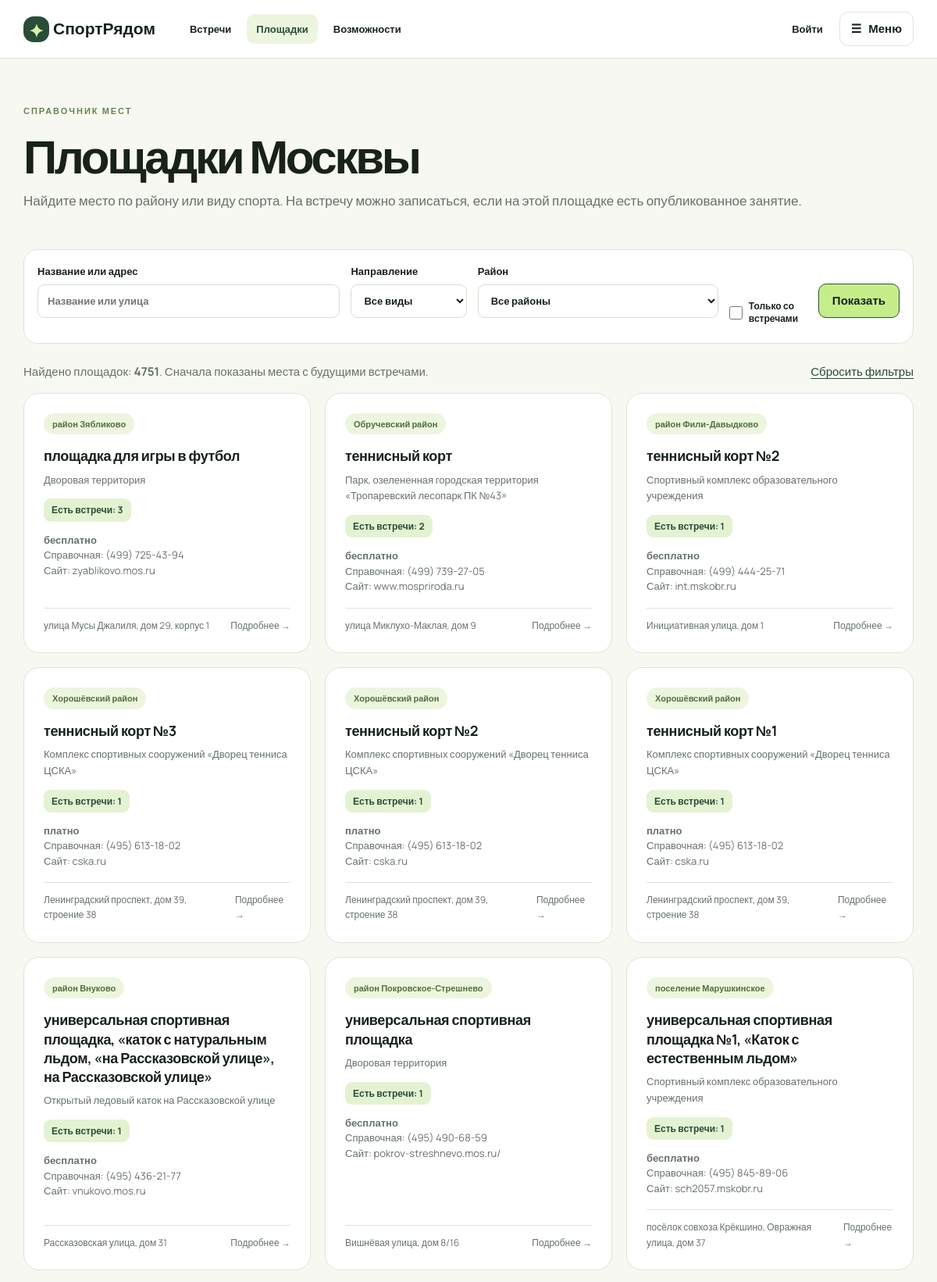
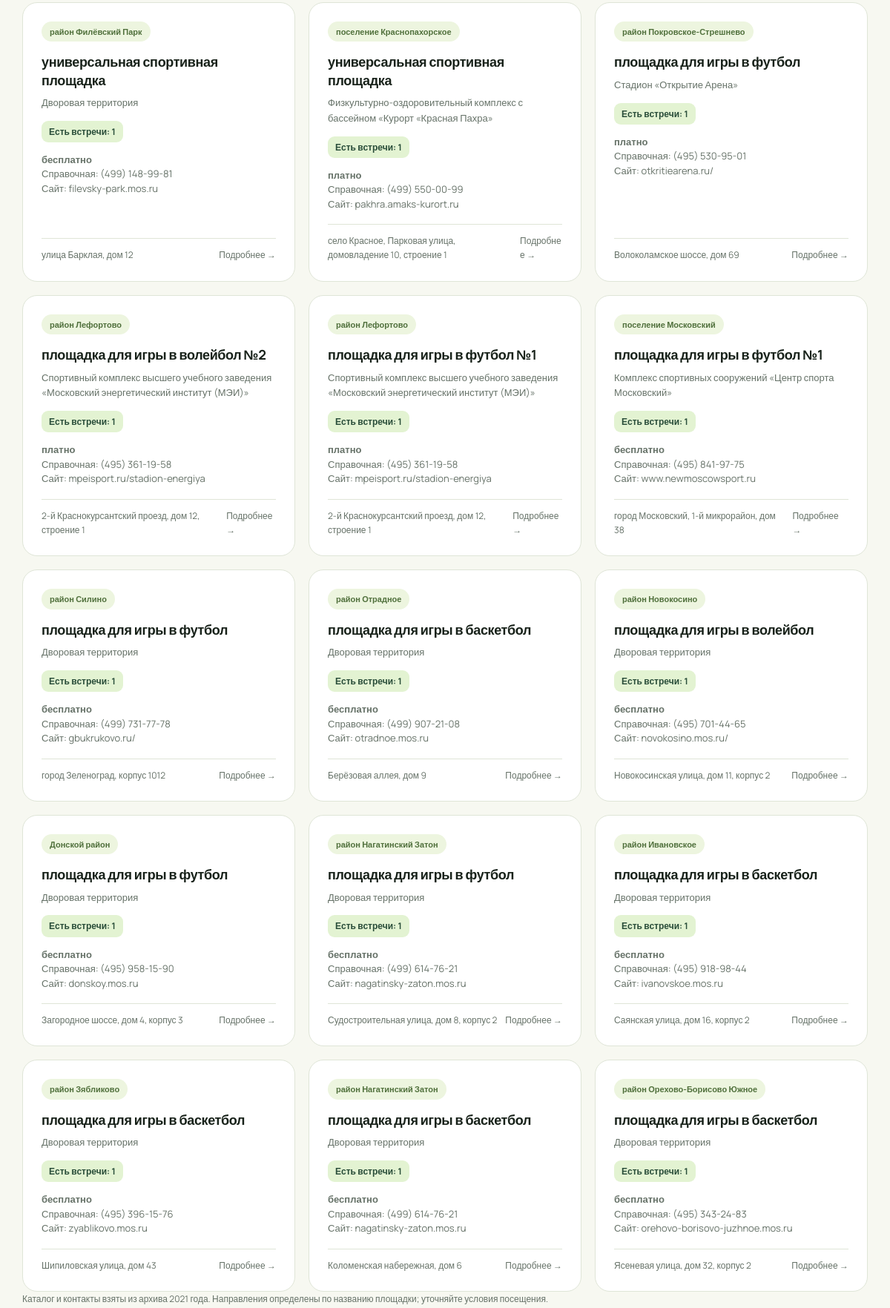
/venues (upper part), run on the app's committed database (2 pictures, top to bottom).
### tables this page shows
CREATE TABLE venues (
 id INTEGER PRIMARY KEY, source_id INTEGER NOT NULL UNIQUE,
 name TEXT NOT NULL, facility_name TEXT NOT NULL,
 area_id INTEGER NOT NULL REFERENCES areas(id), address TEXT NOT NULL,
 lat REAL NOT NULL CHECK(lat BETWEEN 54 AND 57),
 lon REAL NOT NULL CHECK(lon BETWEEN 36 AND 39),
 usage_period TEXT NOT NULL,
 paid TEXT NOT NULL, accessibility TEXT, public_status TEXT NOT NULL DEFAULT 'visible'
 CHECK(public_status IN ('visible','hidden')), admin_note TEXT NOT NULL DEFAULT ''
, verified_at TEXT, verified_by INTEGER REFERENCES users(id), paid_comment TEXT, website TEXT, phone TEXT);

CREATE TABLE areas (
 id INTEGER PRIMARY KEY, name TEXT NOT NULL UNIQUE
);

### app.py (the view)
    @app.get("/venues")
    def venues():
        page = max(1, min(request.args.get("page", 1, type=int), 200))
        q = request.args.get("q", "").strip()[:80]
        area = request.args.get("area", "").strip()[:80]
        sport_id = request.args.get("sport_id", type=int)
        with_events = request.args.get("with_events") == "1"
        now = datetime.now(MOSCOW).strftime("%Y-%m-%dT%H:%M")
        conditions = ["v.public_status='visible'"]
        values = []
        if q:
            conditions.append("(v.name LIKE ? OR v.address LIKE ? OR v.facility_name LIKE ?)")
            values.extend([f"%{q}%"] * 3)
        if area:
            conditions.append("a.name=?")
            values.append(area)
        if sport_id is not None:
            conditions.append("EXISTS (SELECT 1 FROM venue_sports vs WHERE vs.venue_id=v.id AND vs.sport_id=?)")
            values.append(sport_id)
        if with_events:
            conditions.append("EXISTS (SELECT 1 FROM training_sessions t WHERE t.venue_id=v.id AND t.status='published' AND t.starts_at>=?)")
            values.append(now)
        where = " AND ".join(conditions)
        conn = db()
        found = conn.execute(f"SELECT count(*) FROM venues v JOIN areas a ON a.id=v.area_id WHERE {where}", values).fetchone()[0]
        rows = conn.execute(f"""SELECT v.*,a.name AS area,
            (SELECT count(*) FROM training_sessions t WHERE t.venue_id=v.id
             AND t.status='published' AND t.starts_at>=?) AS upcoming_count
            FROM venues v JOIN areas a ON a.id=v.area_id
            WHERE {where} ORDER BY upcoming_count DESC,v.id LIMIT 24 OFFSET ?""",
            (now,*values,(page-1)*24)).fetchall()
        areas = conn.execute("SELECT name FROM areas ORDER BY name").fetchall()
        sports = conn.execute("SELECT id,name FROM sports ORDER BY name").fetchall()
        return render_template("venues.html", venues=rows, areas=areas, sports=sports,
                               sport_id=sport_id, found=found, page=page, q=q, area=area,
                               with_events=with_events)

### templates/venues.html (shortened to what this page needs)
{% extends 'base.html' %}{% block title %}Площадки · СпортРядом{% endblock %}{% block content %}
<div class="page-head"><div class="eyebrow">СПРАВОЧНИК МЕСТ</div><h1>Площадки Москвы</h1>
<p>Найдите место по району или виду спорта. На встречу можно записаться, если на этой площадке есть опубликованное занятие.</p></div>
<form class="filters" method="get">
  <label>Название или адрес<input name="q" value="{{ q }}" placeholder="Название или улица"></label>
  <label>Направление<select name="sport_id"><option value="">Все виды</option></select></label>
  <label>Район<select name="area"><option value="">Все районы</option>{% for row in areas %}<option value="{{ row['name'] }}" {% if area==row['name'] %}selected{% endif %}>{{ row['name'] }}</option>{% endfor %}</select></label>
  <label class="checkline"><input type="checkbox" name="with_events" value="1" {% if with_events %}checked{% endif %}> Только со встречами</label>
  <button class="button">Показать</button>
</form>
<div class="results-head"><p>Найдено площадок: <strong>{{ found }}</strong>. Сначала показаны места с будущими встречами.</p><a class="text-link" href="{{ url_for('venues') }}">Сбросить фильтры</a></div>
<div class="grid">{% for venue in venues %}
  <a class="card venue-card" href="{{ url_for('venue_detail',venue_id=venue['id']) }}">
    <span class="tag">{{ venue['area'] }}</span><h3>{{ venue['name'] }}</h3><p>{{ venue['facility_name'] }}</p>
    <span class="availability {{ 'available' if venue['upcoming_count'] else '' }}">{{ 'Есть встречи: ' ~ venue['upcoming_count'] if venue['upcoming_count'] else 'Пока нет встреч с записью' }}</span>
    <p class="venue-card-details"><strong>{{ venue['paid'] }}</strong>{% if venue['paid_comment'] %} · {{ venue['paid_comment'] }}{% endif %}{% if venue['phone'] %}<br>Справочная: {{ venue['phone'] }}{% endif %}{% if venue['website'] %}<br>Сайт: {{ venue['website'] }}{% endif %}</p>
    <div class="card-bottom"><span>{{ venue['address'] }}</span><span>Подробнее →</span></div>
  </a>
{% else %}<div class="empty">Площадок по запросу нет. Снимите фильтр встреч или выберите другой район.</div>{% endfor %}</div>
<p class="hint">Каталог и контакты взяты из архива 2021 года. Направления определены по названию площадки; уточняйте условия посещения.</p>
{% endblock %}

### static/style.css (style rules this page uses)
:root { --ink:#18221a;--muted:#667268;--green:#294d39;--lime:#c5ee8a;--paper:#f7f8f1;--line:#dfe5d7;--white:#fff;--danger:#9b453b }
* { box-sizing:border-box }
html { scroll-behavior:smooth }
body { margin:0;background:var(--paper);color:var(--ink);font:15px/1.6 Manrope,Arial,sans-serif }
a { color:inherit;text-decoration:none }
button,input,select,textarea { font:inherit }
h1,h2,h3,p { margin-top:0 }
h1 { font-size:clamp(34px,5vw,61px);line-height:1.12;letter-spacing:-.055em }
h3 { font-size:18px;line-height:1.35;letter-spacing:-.02em }
p { color:var(--muted) }
.eyebrow { font-weight:800;letter-spacing:.18em;font-size:11px;color:#668353;margin-bottom:15px }
.button { display:inline-flex;align-items:center;justify-content:center;white-space:nowrap;gap:8px;border:1px solid var(--green);background:var(--lime);color:var(--ink);padding:11px 17px;border-radius:10px;font-weight:800;cursor:pointer }
.grid { display:grid;grid-template-columns:repeat(3,minmax(0,1fr));gap:18px }
.card { display:flex;flex-direction:column;background:#fff;border:1px solid var(--line);border-radius:20px;padding:25px;min-height:220px;transition:transform .2s,box-shadow .2s }
.card h3 { margin:15px 0 8px }
.card p { font-size:13px }
.tag { background:#edf5df;color:#50703c;border-radius:20px;padding:5px 11px;font-size:11px;font-weight:800;align-self:flex-start }
.card-bottom { margin-top:auto;display:flex;justify-content:space-between;align-items:end;gap:10px;font-size:12px;color:var(--muted) }
.page-head { padding-top:58px;padding-bottom:14px }
.page-head h1 { margin-bottom:10px }
.page-head p { font-size:17px }
.filters { display:flex;gap:14px;align-items:end;background:#fff;border:1px solid var(--line);border-radius:18px;padding:17px;margin:18px 0 24px }
.filters label:first-child { flex:2 }
.filters label:nth-child(2) { flex:1 }
label { display:block;font-weight:700;font-size:13px;margin-bottom:15px }
input,select,textarea { display:block;width:100%;min-height:43px;padding:10px 12px;border:1px solid #d6dfd0;border-radius:9px;background:#fff;color:var(--ink);margin-top:6px }
.hint { font-size:12px }
.facts dd,.venue-card-details { overflow-wrap:anywhere }
.venue-card-details { line-height:1.5 }
.text-link { color:var(--green);text-decoration:underline;text-underline-offset:3px }
.checkline { display:flex;align-items:center;gap:8px;min-height:43px;margin:0;font-size:12px;font-weight:700;line-height:1.35 }
.checkline input { width:17px;height:17px;min-height:0;margin:0;accent-color:var(--green);flex-shrink:0 }
.results-head { display:flex;justify-content:space-between;gap:12px;align-items:center;margin-bottom:15px }
.results-head p { margin:0 }
.filters label { flex:1 1 160px;min-width:130px }
.filters label:first-child { flex:1.4 1 180px }
.filters .checkline { flex:0 1 100px;min-width:95px }
.filters button { align-self:end;min-height:43px;margin-bottom:15px }
.availability { display:block;width:max-content;max-width:100%;padding:5px 10px;margin:1px 0 14px;border-radius:9px;background:#f1f2ed;color:#5d685f;font-size:12px;font-weight:700 }
.availability.available { background:#e3f3d2;color:#294d39 }
.venue-card .venue-card-details { margin-bottom:17px }
.venue-card .card-bottom { border-top:1px solid var(--line);padding-top:12px }
.card,.panel,.menu-panel { overflow-wrap:anywhere }
.button { white-space:normal;text-align:center;line-height:1.3 }

### data on the page
venues: area "район Зябликово", name "площадка для игры в футбол", facility_name "Дворовая территория", upcoming_count "Есть встречи: 3", paid "бесплатно", phone "(499) 725-43-94", website "zyablikovo.mos.ru", address "улица Мусы Джалиля, дом 29, корпус 1"
venues: area "Обручевский район", name "теннисный корт", facility_name "Парк, озелененная городская территория «Тропаревский лесопарк ПК №43»", upcoming_count "Есть встречи: 2", paid "бесплатно", phone "(499) 739-27-05", website "www.mospriroda.ru", address "улица Миклухо-Маклая, дом 9"
venues: area "район Фили-Давыдково", name "теннисный корт №2", facility_name "Спортивный комплекс образовательного учреждения", upcoming_count "Есть встречи: 1", paid "бесплатно", phone "(499) 444-25-71", website "int.mskobr.ru", address "Инициативная улица, дом 1"
venues: area "Хорошёвский район", name "теннисный корт №3", facility_name "Комплекс спортивных сооружений «Дворец тенниса ЦСКА»", upcoming_count "Есть встречи: 1", paid "платно", phone "(495) 613-18-02", website "cska.ru", address "Ленинградский проспект, дом 39, строение 38"
venues: area "Хорошёвский район", name "теннисный корт №2", facility_name "Комплекс спортивных сооружений «Дворец тенниса ЦСКА»", upcoming_count "Есть встречи: 1", paid "платно", phone "(495) 613-18-02", website "cska.ru", address "Ленинградский проспект, дом 39, строение 38"
venues: area "Хорошёвский район", name "теннисный корт №1", facility_name "Комплекс спортивных сооружений «Дворец тенниса ЦСКА»", upcoming_count "Есть встречи: 1", paid "платно", phone "(495) 613-18-02", website "cska.ru", address "Ленинградский проспект, дом 39, строение 38"
venues: area "район Внуково", name "универсальная спортивная площадка, «каток с натуральным льдом, «на Рассказовской улице», на Рассказовской улице»", facility_name "Открытый ледовый каток на Рассказовской улице", upcoming_count "Есть встречи: 1", paid "бесплатно", phone "(495) 436-21-77", website "vnukovo.mos.ru", address "Рассказовская улица, дом 31"
venues: area "район Покровское-Стрешнево", name "универсальная спортивная площадка", facility_name "Дворовая территория", upcoming_count "Есть встречи: 1", paid "бесплатно", phone "(495) 490-68-59", website "pokrov-streshnevo.mos.ru/", address "Вишнёвая улица, дом 8/16"
venues: area "поселение Марушкинское", name "универсальная спортивная площадка №1, «Каток с естественным льдом»", facility_name "Спортивный комплекс образовательного учреждения", upcoming_count "Есть встречи: 1", paid "бесплатно", phone "(495) 845-89-06", website "sch2057.mskobr.ru", address "посёлок совхоза Крёкшино, Овражная улица, дом 37"
venues: area "район Филёвский Парк", name "универсальная спортивная площадка", facility_name "Дворовая территория", upcoming_count "Есть встречи: 1", paid "бесплатно", phone "(499) 148-99-81", website "filevsky-park.mos.ru", address "улица Барклая, дом 12"
venues: area "поселение Краснопахорское", name "универсальная спортивная площадка", facility_name "Физкультурно-оздоровительный комплекс с бассейном «Курорт «Красная Пахра»", upcoming_count "Есть встречи: 1", paid "платно", phone "(499) 550-00-99", website "pakhra.amaks-kurort.ru", address "село Красное, Парковая улица, домовладение 10, строение 1"
venues: area "район Покровское-Стрешнево", name "площадка для игры в футбол", facility_name "Стадион «Открытие Арена»", upcoming_count "Есть встречи: 1", paid "платно", phone "(495) 530-95-01", website "otkritiearena.ru/", address "Волоколамское шоссе, дом 69"
venues: area "район Лефортово", name "площадка для игры в волейбол №2", facility_name "Спортивный комплекс высшего учебного заведения «Московский энергетический институт (МЭИ)»", upcoming_count "Есть встречи: 1", paid "платно", phone "(495) 361-19-58", website "mpeisport.ru/stadion-energiya", address "2-й Краснокурсантский проезд, дом 12, строение 1"
venues: area "район Лефортово", name "площадка для игры в футбол №1", facility_name "Спортивный комплекс высшего учебного заведения «Московский энергетический институт (МЭИ)»", upcoming_count "Есть встречи: 1", paid "платно", phone "(495) 361-19-58", website "mpeisport.ru/stadion-energiya", address "2-й Краснокурсантский проезд, дом 12, строение 1"
venues: area "поселение Московский", name "площадка для игры в футбол №1", facility_name "Комплекс спортивных сооружений «Центр спорта Московский»", upcoming_count "Есть встречи: 1", paid "бесплатно", phone "(495) 841-97-75", website "www.newmoscowsport.ru", address "город Московский, 1-й микрорайон, дом 38"
venues: area "район Силино", name "площадка для игры в футбол", facility_name "Дворовая территория", upcoming_count "Есть встречи: 1", paid "бесплатно", phone "(499) 731-77-78", website "gbukrukovo.ru/", address "город Зеленоград, корпус 1012"
venues: area "район Отрадное", name "площадка для игры в баскетбол", facility_name "Дворовая территория", upcoming_count "Есть встречи: 1", paid "бесплатно", phone "(499) 907-21-08", website "otradnoe.mos.ru", address "Берёзовая аллея, дом 9"
venues: area "район Новокосино", name "площадка для игры в волейбол", facility_name "Дворовая территория", upcoming_count "Есть встречи: 1", paid "бесплатно", phone "(495) 701-44-65", website "novokosino.mos.ru/", address "Новокосинская улица, дом 11, корпус 2"
venues: area "Донской район", name "площадка для игры в футбол", facility_name "Дворовая территория", upcoming_count "Есть встречи: 1", paid "бесплатно", phone "(495) 958-15-90", website "donskoy.mos.ru", address "Загородное шоссе, дом 4, корпус 3"
venues: area "район Нагатинский Затон", name "площадка для игры в футбол", facility_name "Дворовая территория", upcoming_count "Есть встречи: 1", paid "бесплатно", phone "(499) 614-76-21", website "nagatinsky-zaton.mos.ru", address "Судостроительная улица, дом 8, корпус 2"
venues: area "район Ивановское", name "площадка для игры в баскетбол", facility_name "Дворовая территория", upcoming_count "Есть встречи: 1", paid "бесплатно", phone "(495) 918-98-44", website "ivanovskoe.mos.ru", address "Саянская улица, дом 16, корпус 2"
venues: area "район Зябликово", name "площадка для игры в баскетбол", facility_name "Дворовая территория", upcoming_count "Есть встречи: 1", paid "бесплатно", phone "(495) 396-15-76", website "zyablikovo.mos.ru", address "Шипиловская улица, дом 43"
venues: area "район Нагатинский Затон", name "площадка для игры в баскетбол", facility_name "Дворовая территория", upcoming_count "Есть встречи: 1", paid "бесплатно", phone "(499) 614-76-21", website "nagatinsky-zaton.mos.ru", address "Коломенская набережная, дом 6"
venues: area "район Орехово-Борисово Южное", name "площадка для игры в баскетбол", facility_name "Дворовая территория", upcoming_count "Есть встречи: 1", paid "бесплатно", phone "(495) 343-24-83", website "orehovo-borisovo-juzhnoe.mos.ru", address "Ясеневая улица, дом 32, корпус 2"

### other printed values
{{ found }} "4751"
